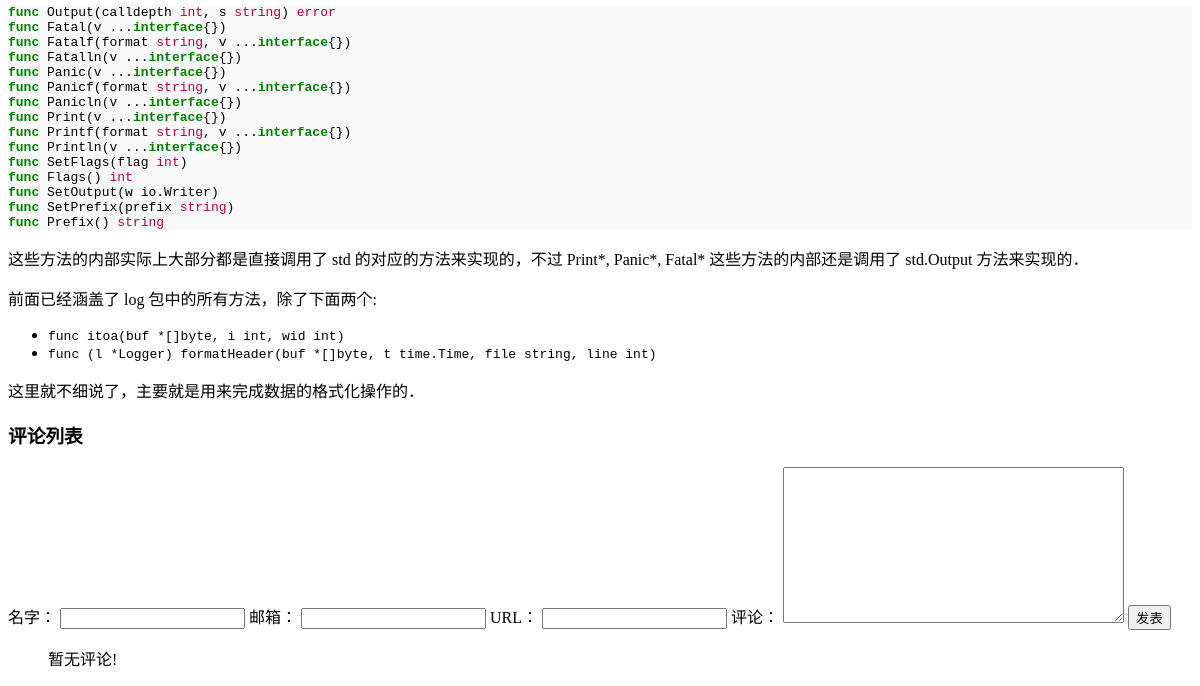
Page /post/3 (lower part) on the earlier database version.
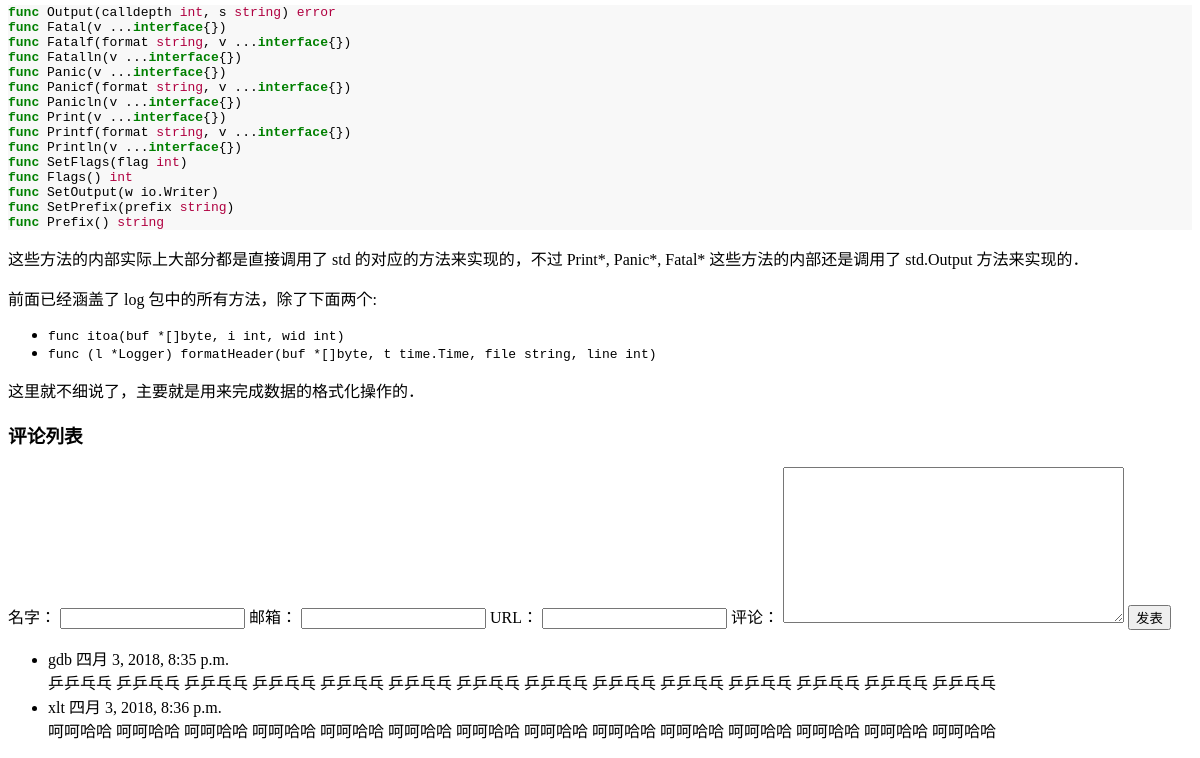
Same page on the later database version.
### blog/models.py (models this page shows, shortened)
class Post(models.Model):
    title = models.CharField(max_length=70)  # 标题
    body = models.TextField()   # 正文
    created_time = models.DateTimeField()
    modified_time = models.DateTimeField()
    excerpt = models.CharField(max_length=200, blank=True)
    category = models.ForeignKey(Category, on_delete=models.CASCADE)
    tags = models.ManyToManyField(Tag, blank=True)
    author = models.ForeignKey(User, on_delete=models.CASCADE)
    def get_absolute_url(self):
        return reverse('blog:detail', kwargs={'pk': self.pk})
    class Meta:
        ordering = ['-created_time']

### comments/models.py (models this page shows, shortened)
class Comment(models.Model):
    name = models.CharField(max_length=100)
    email = models.EmailField(max_length=255)
    url = models.URLField(blank=True)
    text = models.TextField()
    created_time = models.DateTimeField(auto_now_add=True)
    post = models.ForeignKey('blog.Post', on_delete=models.CASCADE)

### blog/views.py (the view)
# urls.py: path('post/<int:pk>', views.detail, name='detail'),
def detail(request, pk):
    post = get_object_or_404(Post, pk=pk)
    post.body = markdown.markdown(post.body,
        extensions=[
            'markdown.extensions.extra',
            'markdown.extensions.codehilite',
            'markdown.extensions.toc',
        ])
    form = CommentForm()
    comment_list = post.comment_set.all()
    context = {
        'post': post,
        'form': form,
        'comment_list': comment_list
    }
    return render(request, 'blog/detail.html', context=context)

### comments/forms.py
class CommentForm(forms.ModelForm):
    class Meta:
        model = Comment
        fields = ['name', 'email', 'url', 'text']

### blog/templatetags/blog_tags.py (called while the page is built)
@register.simple_tag
def get_recent_posts(num=5):
    return Post.objects.all().order_by('-created_time')[:num]

@register.simple_tag
def archives():
    return Post.objects.dates('created_time', 'month', order='DESC')

@register.simple_tag
def get_categories():
    return Category.objects.all()

### templates/blog/detail.html (shortened to what this page needs)
{% extends "blog/base.html" %}
{% block main %}
    <article class="post">
        <div class="post content">
                {{ post.body | safe }}
        </div>
    </article>
    <section id="comment-area">
        <h3>
            评论列表
        </h3>
        <form action="{% url 'comments:post_comment' post.pk %}" method="post" class="comment-form">
            <label for="{{ form.name.id_for_label }}">名字：</label>
            {{ form.name }}
            <label for="{{ form.email.id_for_label }}">邮箱：</label>
            {{ form.email }}
            <label for="{{ form.url.id_for_label }}">URL：</label>
            {{ form.url }}
            <label for="{{ form.text.id_for_label }}">评论：</label>
            {{ form.text }}
            <button type="submit" class="comment-btn">发表</button>
        </form>
        <ul class="comment-list">
            {% for comment in comment_list %}
                <li class="comment-item">
                    <span class="comment-author">{{ comment.name }}</span>
                    <time class="comment-date">{{ comment.created_time }}</time>
                    <div class="comment-text">
                        {{ comment.text }}
                    </div>
                </li>
            {% empty %}
                暂无评论!
            {% endfor %}
        </ul>
    </section>
{% endblock main %}

### templates/blog/base.html (shortened to what this page needs)
<!DOCTYPE html>
<html lang="en">
<head>
    {% load static %}
    {% load blog_tags %}
    <link rel="stylesheet" href="{% static 'blog/highlights/default.css' %}">
</head>
<body>
        {% get_recent_posts as recent_post_list  %}
        {% archives as date_list %}
        {% get_categories as category_list %}
    {% block main %}
    {% endblock main %}
</body>
</html>

### blog/static/blog/highlights/default.css (style rules this page uses)
.codehilite { background: #f8f8f8; }
.codehilite .kd { color: #008000; font-weight: bold }
.codehilite .kt { color: #B00040 }

Differences in the rows shown:
added Comment: name "gdb", created_time "四月 3, 2018, 8:35 p.m.", text "乒乒乓乓 乒乒乓乓 乒乒乓乓 乒乒乓乓 乒乒乓乓 乒乒乓乓 乒乒乓乓 乒乒乓乓 乒乒乓乓 乒乒乓乓 乒乒乓乓 乒乒乓乓 乒乒乓乓 乒乒乓乓"
added Comment: name "xlt", created_time "四月 3, 2018, 8:36 p.m.", text "呵呵哈哈 呵呵哈哈 呵呵哈哈 呵呵哈哈 呵呵哈哈 呵呵哈哈 呵呵哈哈 呵呵哈哈 呵呵哈哈 呵呵哈哈 呵呵哈哈 呵呵哈哈 呵呵哈哈 呵呵哈哈"
Other differences:
text no longer shown: "暂无评论!"
